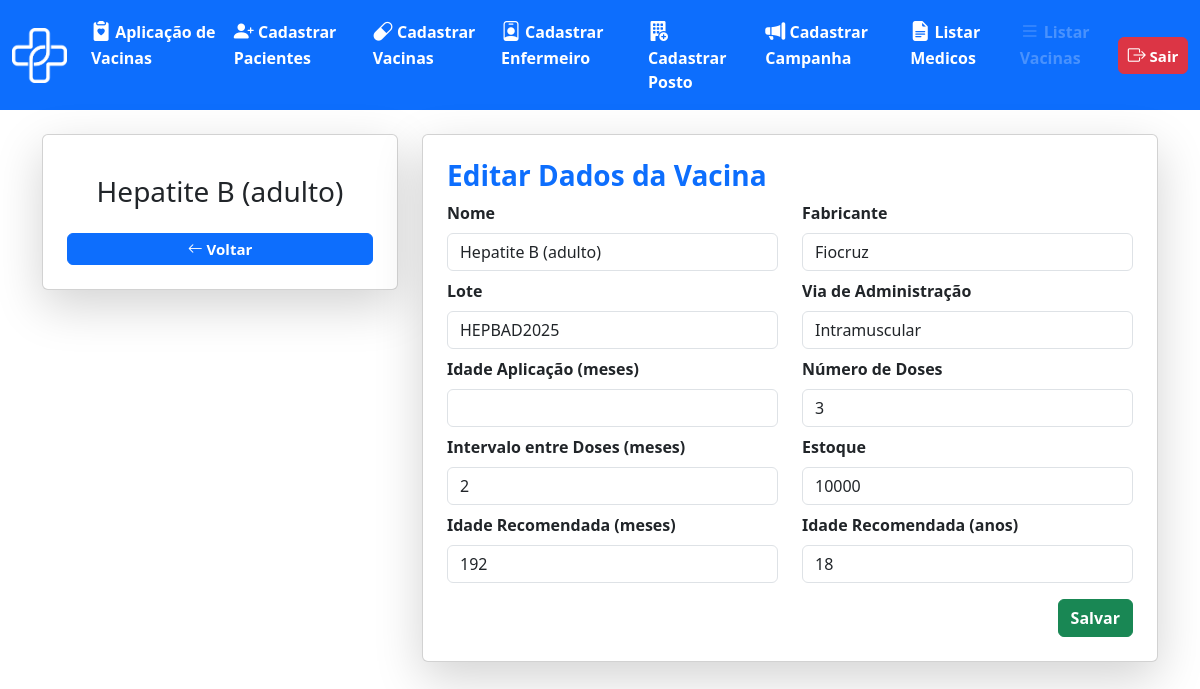
/admin/editar_vacina.php?id_vaci=39, run on an earlier commit of the app's database.
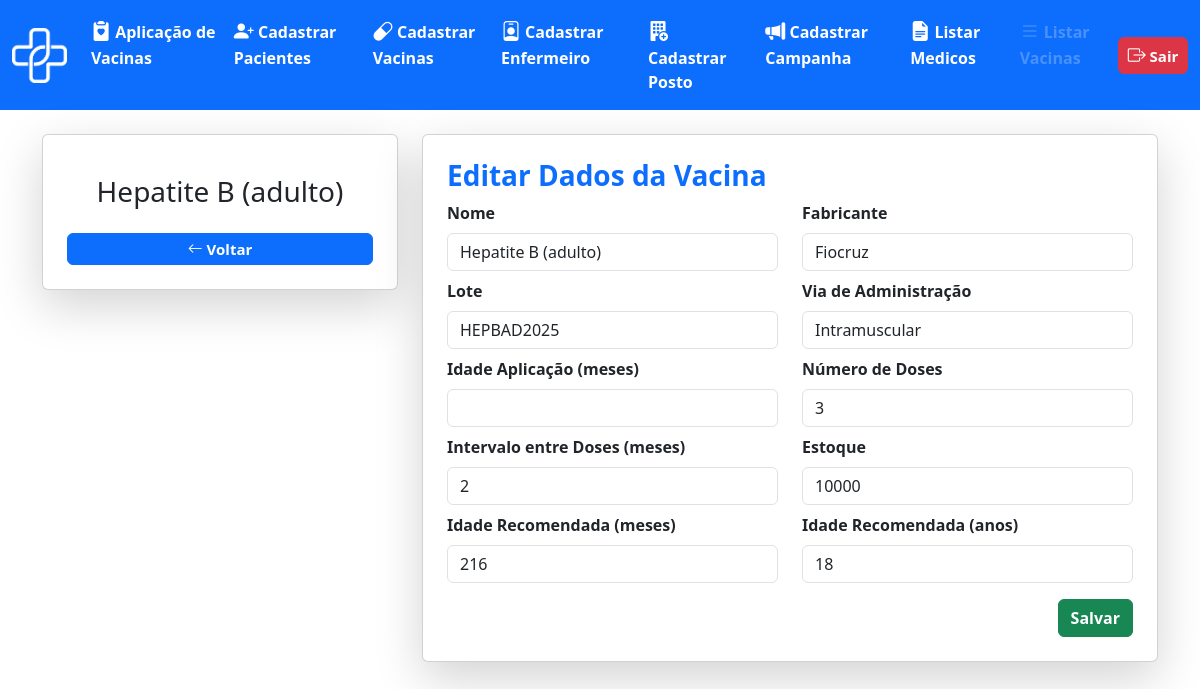
And on a later commit of the database.
### tables this page shows
CREATE TABLE `vacina` (
  `id_vaci` int(11) NOT NULL,
  `nome_vaci` varchar(100) NOT NULL,
  `fabri_vaci` varchar(100) NOT NULL,
  `lote_vaci` varchar(50) NOT NULL,
  `via_adimicao` varchar(50) NOT NULL,
  `n_dose` int(1) NOT NULL,
  `intervalo_dose` int(11) NOT NULL,
  `idade_meses_reco` smallint(6) DEFAULT NULL,
  `idade_anos_reco` smallint(6) DEFAULT NULL,
  `estoque` int(11) NOT NULL,
  `id_calendario` int(11) DEFAULT NULL
);

### admin/editar_vacina.php (the view, shortened to what the changed rows need)
<?php
include('../outros/db_connect.php');
$id_vaci = intval($_GET['id_vaci']);
$stmt = $conn->prepare("SELECT * FROM vacina WHERE id_vaci = ?");
$stmt->bind_param('i', $id_vaci);
$stmt->execute();
$result = $stmt->get_result();
$vacina = $result->fetch_assoc();
?>
<!DOCTYPE html>
<html lang="pt-BR">
<head>
    <link href="https://cdn.jsdelivr.net/npm/bootstrap@5.3.0/dist/css/bootstrap.min.css" rel="stylesheet">
    <link href="https://cdn.jsdelivr.net/npm/bootstrap-icons/font/bootstrap-icons.css" rel="stylesheet">
</head>
<body>
    <div class="container mt-4">
        <div class="row">
            <div class="col-md-4">
                <div class="card shadow-lg p-4 text-center">
                    <h3 class="mt-3"><?php echo htmlspecialchars($vacina['nome_vaci']); ?></h3>
                    <a href="listavac.php" class="btn btn-primary fw-bold mt-3 px-2 py-1"
                        style="font-size: 15px; min-width: 70px;">
                        <i class="bi bi-arrow-left"></i> Voltar
                    </a>
                </div>
            </div>
            <div class="col-md-8">
                <div class="card shadow-lg p-4">
                    <form method="post" autocomplete="off" id="form-editar-vacina">
                        <div class="row mb-2">
                            <div class="col-md-6">
                                <label class="form-label fw-bold">Nome</label>
                                <input type="text" name="nome_vaci" class="form-control" required
                                    value="<?php echo htmlspecialchars($vacina['nome_vaci']); ?>">
                            </div>
                            <div class="col-md-6">
                                <label class="form-label fw-bold">Fabricante</label>
                                <input type="text" name="fabri_vaci" class="form-control" required
                                    value="<?php echo htmlspecialchars($vacina['fabri_vaci']); ?>">
                            </div>
                        </div>
                        <div class="row mb-2">
                            <div class="col-md-6">
                                <label class="form-label fw-bold">Lote</label>
                                <input type="text" name="lote_vaci" class="form-control" required
                                    value="<?php echo htmlspecialchars($vacina['lote_vaci']); ?>">
                            </div>
                            <div class="col-md-6">
                                <label class="form-label fw-bold">Via de Administração</label>
                                <input type="text" name="via_adimicao" class="form-control" required
                                    value="<?php echo htmlspecialchars($vacina['via_adimicao']); ?>">
                            </div>
                        </div>
                        <div class="row mb-2">
                            <div class="col-md-6">
                                <label class="form-label fw-bold">Número de Doses</label>
                                <input type="number" name="n_dose" class="form-control" min="0" required
                                    value="<?php echo htmlspecialchars($vacina['n_dose']); ?>">
                            </div>
                        </div>
                        <div class="row mb-2">
                            <div class="col-md-6">
                                <label class="form-label fw-bold">Intervalo entre Doses (meses)</label>
                                <input type="number" name="intervalo_dose" class="form-control" min="0" required
                                    value="<?php echo htmlspecialchars($vacina['intervalo_dose']); ?>">
                            </div>
                            <div class="col-md-6">
                                <label class="form-label fw-bold">Estoque</label>
                                <input type="number" name="estoque" class="form-control" min="0" required
                                    value="<?php echo htmlspecialchars($vacina['estoque']); ?>">
                            </div>
                        </div>
                        <div class="row mb-2">
                            <div class="col-md-6">
                                <label class="form-label fw-bold">Idade Recomendada (meses)</label>
                                <input type="number" name="idade_meses_reco" class="form-control" min="0"
                                    value="<?php echo htmlspecialchars($vacina['idade_meses_reco']); ?>">
                            </div>
                            <div class="col-md-6">
                                <label class="form-label fw-bold">Idade Recomendada (anos)</label>
                                <input type="number" name="idade_anos_reco" class="form-control" min="0"
                                    value="<?php echo htmlspecialchars($vacina['idade_anos_reco']); ?>">
                            </div>
                        </div>
                    </form>
                </div>
            </div>
        </div>
    </div>
</body>
</html>

What changed in the data, as far as the page shows it:
changed vacina "Hepatite B (adulto)": idade_meses_reco "192" → "216"
